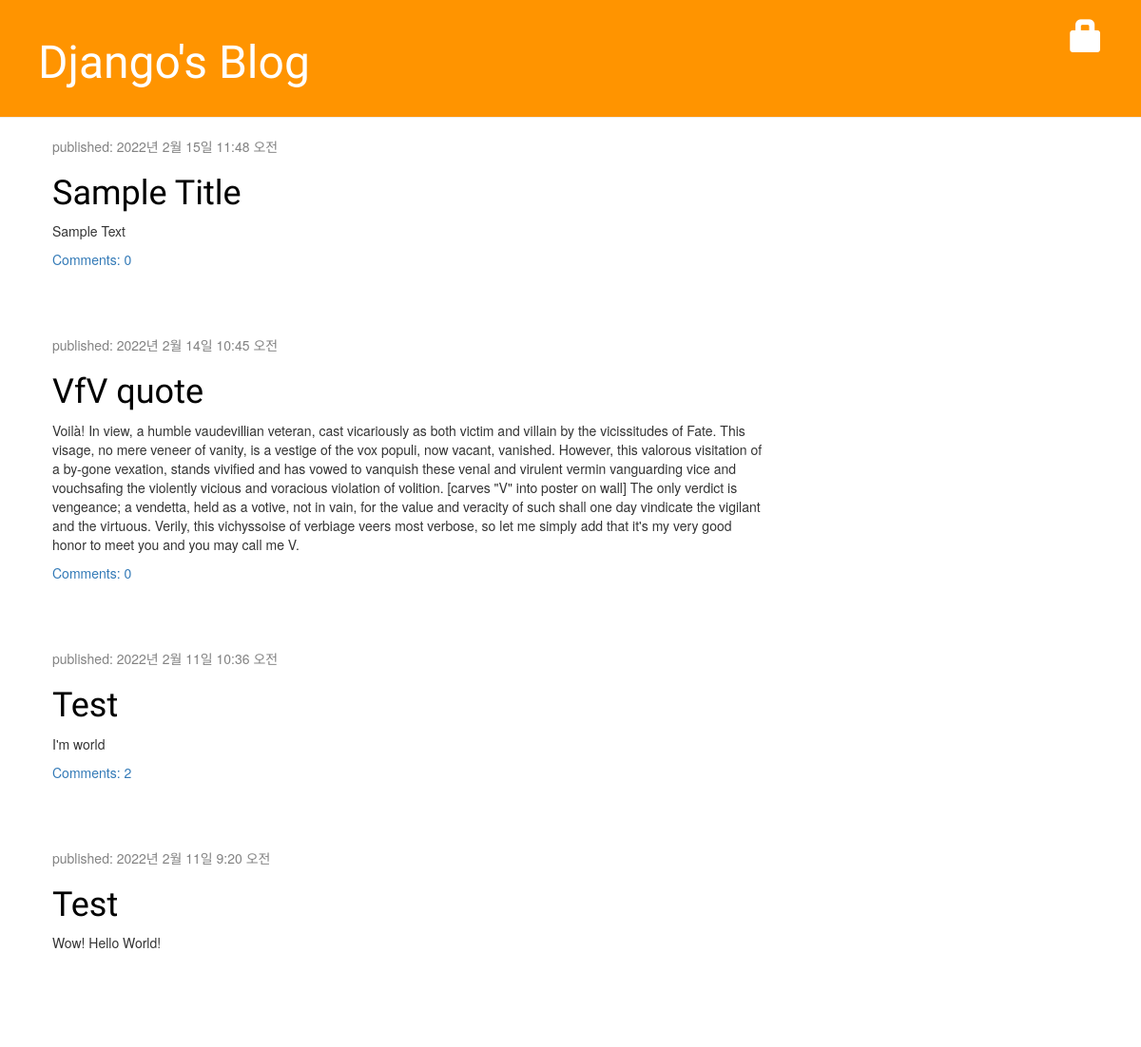
Screenshot of /blog/ with the database file from the repository.
### blog/models.py (models this page shows, shortened)
class Post(models.Model):
    author = models.ForeignKey('auth.User', on_delete=models.CASCADE)
    title = models.CharField(max_length=200, validators=[min_length_2_validator])
    text = models.TextField()
    created_date = models.DateTimeField(default=timezone.now)
    published_date = models.DateTimeField(blank=True, null=True)
    def approved_comments(self):
        return self.comments.filter(approved_comment=True)

### blog/views.py (the view)
# urls.py: path('', views.post_list, name='post_list_home'),
def post_list(request):
    posts = Post.objects.filter(published_date__lte=timezone.now()).order_by('-published_date')
    return render(request, 'blog/post_list.html', {'post_list': posts})

### blog/templates/Blog/post_list.html
{% extends 'blog/base.html' %}
{% block content %}
    {% for post in post_list %}
        <div class="post">
            <div class="date">
                <p>published: {{ post.published_date }}</p>
            </div>
            <h1><a href="{% url 'post_detail' pk=post.pk %}">{{ post.title }}</a></h1>
            <p>{{ post.text | linebreaksbr }}</p>
            <a href="{% url 'post_detail' pk=post.pk %}">Comments: {{ post.approved_comments.count }}</a>
        </div>
    {% empty %}
        <p>Blog에 불러올 글이 없습니다.</p>
    {% endfor %}
{% endblock %}

### blog/static/css/blog.css (style rules this page uses)
h1, h2, h3, h4 { font-family: 'Lobster', cursive; }
.date { color: #828282; }
.post { margin-bottom: 70px; }
.post h1 a, .post h1 a:visited { color: #000000; }

### rows the page displays
Post: published_date "2022년 2월 15일 11:48 오전", title "Sample Title", text "Sample Text", approved_comments.count "0"
Post: published_date "2022년 2월 14일 10:45 오전", title "VfV quote", text "Voilà! In view, a humble vaudevillian veteran, cast vicariously as both victim and villain by the vicissitudes of Fate. This visage, no mere veneer of vanity, is a vestige of the vox populi, now vacant, vanished. However, this valorous visitation of a by-gone vexation, stands vivified and has vowed to vanquish these venal and virulent vermin vanguarding vice and vouchsafing the violently vicious and voracious violation of volition. [carves \"V\" into poster on wall] The only verdict is vengeance; a vendetta, held as a votive, not in vain, for the value and veracity of such shall one day vindicate the vigilant and the virtuous. Verily, this vichyssoise of verbiage veers most verbose, so let me…", approved_comments.count "0"
Post: published_date "2022년 2월 11일 10:36 오전", title "Test", text "I'm world", approved_comments.count "2"
Post: published_date "2022년 2월 11일 9:20 오전", title "Test", text "Wow! Hello World!"
